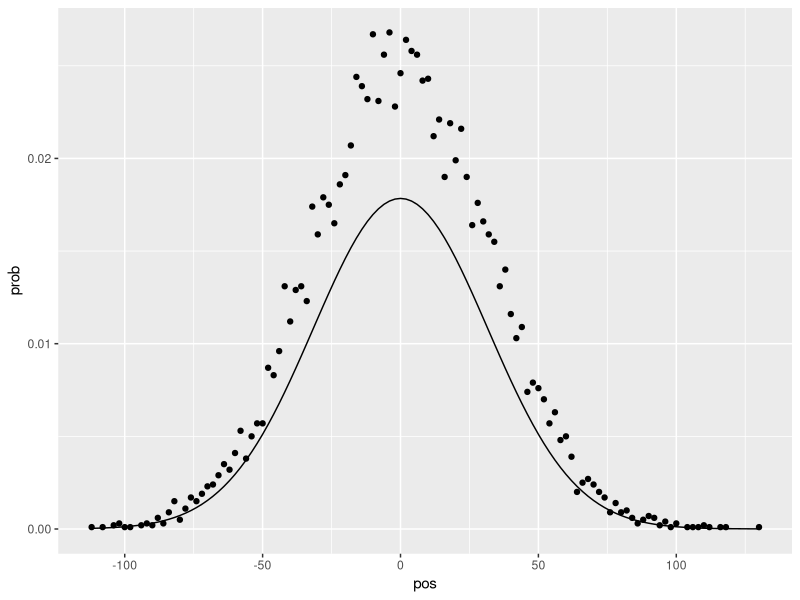
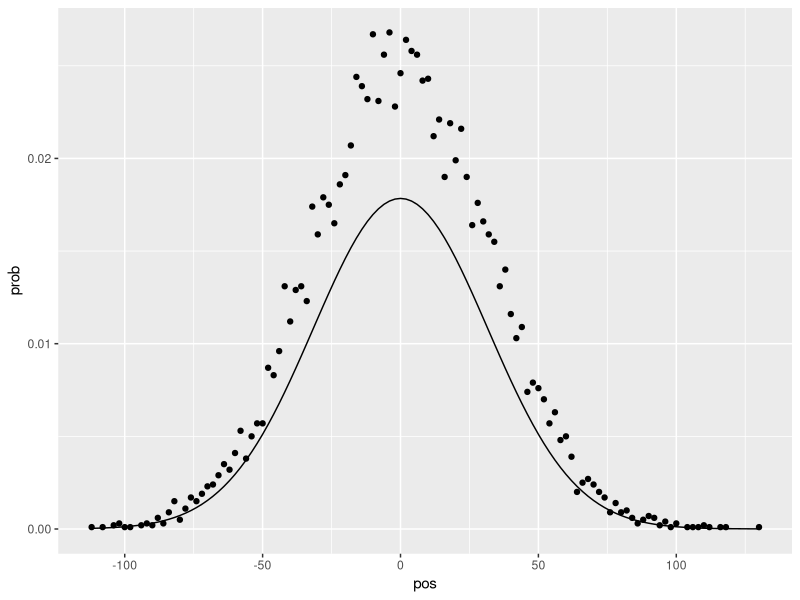

The R source for these figures, in order:
#!/bin/env Rscript

library(ggplot2)

data = read.csv("random_walk.csv")

iter = 1000

var = 1/2

data$gauss = 1/sqrt(2 * pi * var * iter) * exp(-data$pos^2/(4 * iter * var))

chart <- ggplot(data, aes(x = pos))
chart + geom_point(aes(y=prob)) + geom_line(aes(y=gauss))
ggsave(paste("random_walk", iter, ".png"))
